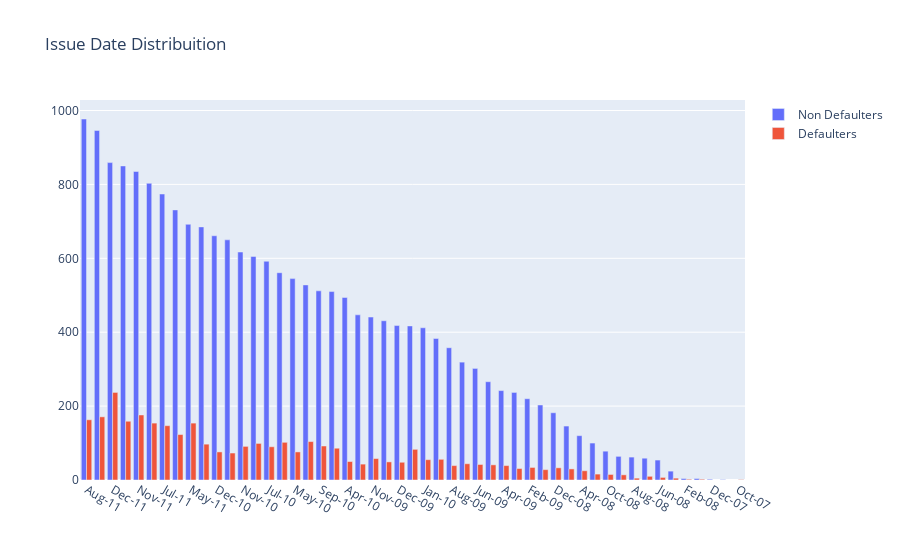

The code cell stored with this chart in its notebook:
### Markdown cell above
##### Comparison for the Loan Issue date vs defaulters/(non defaulters)

### Code cell
#First plot
tr0 = go.Bar(
    x = df_good["issue_d"].value_counts().index.values,
    y = df_good["issue_d"].value_counts().values,
    name='Non Defaulters'
)

#Second plot
tr1 = go.Bar(
    x = df_bad["issue_d"].value_counts().index.values,
    y = df_bad["issue_d"].value_counts().values,
    name="Defaulters"
)

data = [tr0, tr1]

layout = go.Layout(
    title='Issue Date Distribuition'
)

fig = go.Figure(data=data, layout=layout)

py.iplot(fig, filename='Housing-Grouped')

### Figure 1 — Plotly figure (JSON) as saved in the notebook; plotly's stock layout.template omitted (floating-point values rounded to 4 significant figures)
{"data": [{"name": "Non Defaulters", "type": "bar", "x": ["Aug-11", "Sep-11", "Dec-11", "Jun-11", "Nov-11", "Oct-11", "Jul-11", "Mar-11", "May-11", "Jan-11", "Dec-10", "Feb-11", "Nov-10", "Apr-11", "Jul-10", "Oct-10", "May-10", "Jun-10", "Sep-10", "Aug-10", "Apr-10", "Feb-10", "Nov-09", "Mar-10", "Dec-09", "Oct-09", "Jan-10", "Sep-09", "Aug-09", "Jul-09", "Jun-09", "May-09", "Apr-09", "Mar-09", "Feb-09", "Jan-09", "Dec-08", "Nov-08", "Apr-08", "Mar-08", "Oct-08", "Jul-08", "Aug-08", "May-08", "Jun-08", "Sep-08", "Feb-08", "Jan-08", "Dec-07", "Nov-07"], "y": [977, 946, 859, 850, 835, 803, 774, 731, 692, 685, 661, 650, 617, 605, 592, 561, 545, 528, 512, 510, 494, 447, 441, 431, 418, 417, 412, 383, 358, 319, 302, 266, 242, 237, 220, 203, 182, 146, 120, 100, 78, 64, 62, 59, 54, 24, 4, 4, 2, 1]}, {"name": "Defaulters", "type": "bar", "x": ["Dec-11", "Nov-11", "Sep-11", "Aug-11", "Jun-11", "Oct-11", "May-11", "Jul-11", "Mar-11", "Jun-10", "Oct-10", "Apr-11", "Jan-11", "Sep-10", "Nov-10", "Jul-10", "Aug-10", "Oct-09", "Dec-10", "May-10", "Feb-11", "Nov-09", "Sep-09", "Jan-10", "Apr-10", "Mar-10", "Dec-09", "Jul-09", "Feb-10", "Jun-09", "May-09", "Apr-09", "Aug-09", "Feb-09", "Dec-08", "Mar-09", "Nov-08", "Jan-09", "Apr-08", "Mar-08", "Oct-08", "Jul-08", "May-08", "Jun-08", "Aug-08", "Sep-08", "Feb-08", "Jan-08", "Oct-07"], "y": [237, 176, 171, 163, 159, 154, 154, 147, 123, 104, 102, 99, 97, 92, 91, 90, 86, 83, 76, 76, 73, 58, 56, 55, 50, 49, 48, 44, 43, 42, 41, 39, 39, 34, 33, 31, 30, 28, 25, 16, 15, 14, 10, 7, 5, 5, 2, 2, 1]}], "layout": {"title": {"text": "Issue Date Distribuition"}}}
